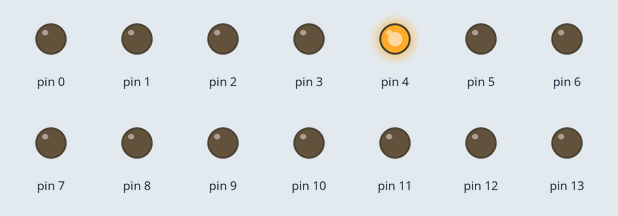
A sketch run on a simulated Arduino Uno, built with avr-gcc and run on an emulated ATmega328P. On the bench: output pins drawn as LEDs (lit = HIGH).

Above: at 0.1 s.
Timing chart, 0 to 1.6 s (numbered marks = the images above):
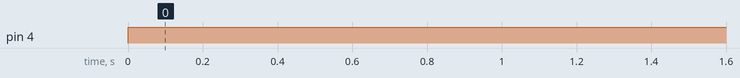

The sketch:

adder.ino
```cpp
int P0 = 1;
int P1 = 1;
int P2 = 1;
int P3 = 1;
int Q0 = 1;
int Q1 = 1;
int Q2 = 1;
int Q3 = 1;
void sevenseg1(int a,int b,int c,int d,int e,int f,int g) {
  digitalWrite(0, a);
  digitalWrite(1, b);
  digitalWrite(2, c);
  digitalWrite(3, d);
  digitalWrite(4, e);
  digitalWrite(5, f);
  digitalWrite(6, g);
}
void sevenseg2(int a1,int b1,int c1,int d1,int e1,int f1,int g1) {
  digitalWrite(7, a1);
  digitalWrite(8, b1);
  digitalWrite(9, c1);
  digitalWrite(10, d1);
  digitalWrite(11, e1);
  digitalWrite(12, f1);
  digitalWrite(13, g1);
}
int convert(int S0,int S1,int S2,int S3,int S4){
  int sum;
  sum = (S0 * 1) + (S1 * 2) + (S2 * 4) + (S3 * 8) + (S4 * 16);
  return sum;
}
void Display(int X, int Y){
  if (Y = 1){
    if (X = 0){sevenseg1(0,0,0,0,0,0,1);}
    else if (X == 1){sevenseg1(1,0,0,1,1,1,1);}
    else if (X == 2){sevenseg1(0,0,1,0,0,1,0);}
    else if (X == 3){sevenseg1(0,0,0,0,1,1,0);}
    else if (X == 4){sevenseg1(1,0,0,1,1,0,0);}
    else if (X == 5){sevenseg1(0,1,0,0,1,0,0);}
    else if (X == 6){sevenseg1(0,1,0,0,0,0,0);}
    else if (X == 7){sevenseg1(0,0,0,1,1,1,1);}
    else if (X == 8){sevenseg1(0,0,0,0,0,0,0);}
    else {sevenseg1(0,0,0,0,1,0,0);}
  }
  if (Y == 2){
    if (X == 0){sevenseg2(0,0,0,0,0,0,1);}
    else if (X == 1){sevenseg2(1,0,0,1,1,1,1);}
    else if (X == 2){sevenseg2(0,0,1,0,0,1,0);}
    else if (X == 3){sevenseg2(0,0,0,0,1,1,0);}
    else if (X == 4){sevenseg2(1,0,0,1,1,0,0);}
    else if (X == 5){sevenseg2(0,1,0,0,1,0,0);}
    else if (X == 6){sevenseg2(0,1,0,0,0,0,0);}
    else if (X == 7){sevenseg2(0,0,0,1,1,1,1);}
    else if (X == 8){sevenseg2(0,0,0,0,0,0,0);}
    else {sevenseg2(0,0,0,0,1,0,0);}
  }
}
void setup() {
  // put your setup code here, to run once:
  pinMode(0, OUTPUT);
  pinMode(1, OUTPUT);
  pinMode(2, OUTPUT);
  pinMode(3, OUTPUT);
  pinMode(4, OUTPUT);
  pinMode(5, OUTPUT);
  pinMode(6, OUTPUT);
  pinMode(7, OUTPUT);
  pinMode(8, OUTPUT);
  pinMode(9, OUTPUT);
  pinMode(10, OUTPUT);
  pinMode(11, OUTPUT);
  pinMode(12, OUTPUT);
  pinMode(13, OUTPUT);
}
void loop() {
  // put your main code here,to run repeatedly:
  int S0 = (!P0&&Q0) || (P0&&!Q0);
  int C0 = (P0&&Q0);
  int S1 = (P1&&Q1&&C0) || (!P1&&!Q1&&C0) || (P1&&!Q1&&!C0) || (!P1&&Q1&!C0);
  int C1 = (P1&&Q1) || (P1&&C0) || (Q1&&C0);
  int S2 = (P2&&Q2&&C1) || (!P2&&!Q2&&C1) || (P2&&!Q2&&!C1) || (!P2&&Q2&&!C1);
  int C2 = (P2&&Q2) || (P2&&C1) || (Q2&&C1);
  int S3 = (P3&&Q3&&C2) || (!P3&&!Q3&&C2)|| (P3&&!Q3&&!C2) || (!P3&&Q3&&!C2);
  int S4 = (P3&&Q3) || (P3&&C2) || (Q3&&C2);
  int Sum = convert(S0,S1,S2,S3,S4);
  int Unit = Sum % 10;
  int Ten = (Sum - Unit) / 10;
  Display(Unit,2);
  Display(Ten,1);
}
```

Measured:
- by itself, pin 4: LOW → HIGH at 0.00 s
